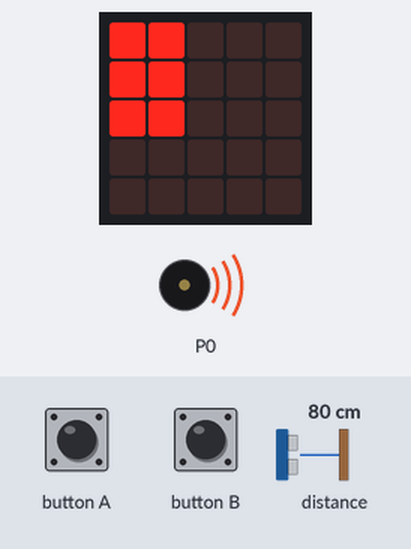
A program run on a simulated BBC micro:bit (MakeCode). On the bench: the board's 5×5 LED display, buzzer (waves = sounding). The inputs (shaded band) are chosen by the test bench; at power-on: distance to the obstacle 80 cm.

Above: at 1.2 s.
1.3 s: distance to the obstacle set to 4 cm
At 2.5 s:
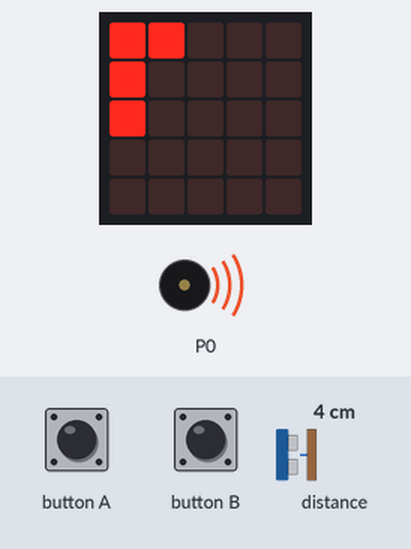
3.0 s: distance to the obstacle set to 145 cm
At 3.5 s:
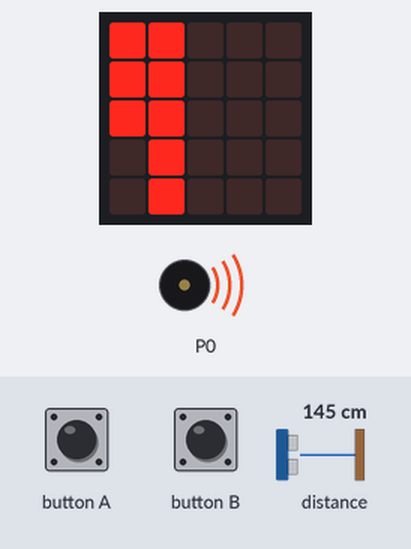
4.6 s: distance to the obstacle set to 153 cm
At 5.2 s:
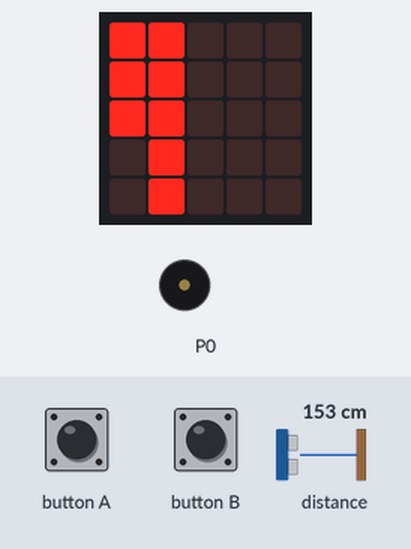
6.1 s: distance to the obstacle set to 35 cm
At 6.8 s:
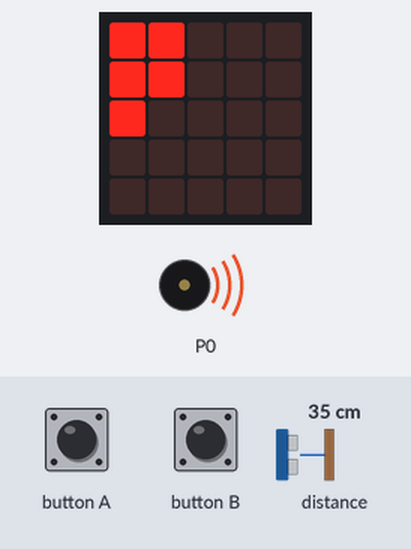
7.7 s: distance to the obstacle set to 120 cm
At 9.0 s:
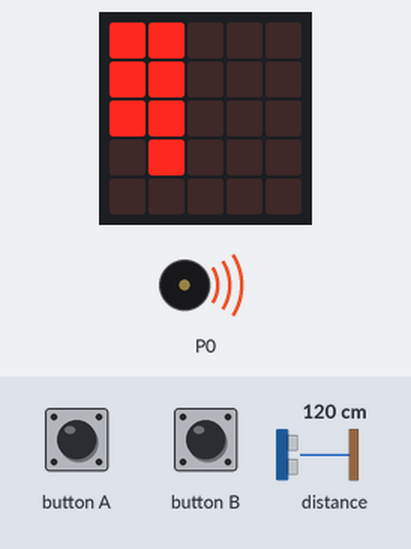
9.3 s: distance to the obstacle set to 9 cm
At 10.0 s:
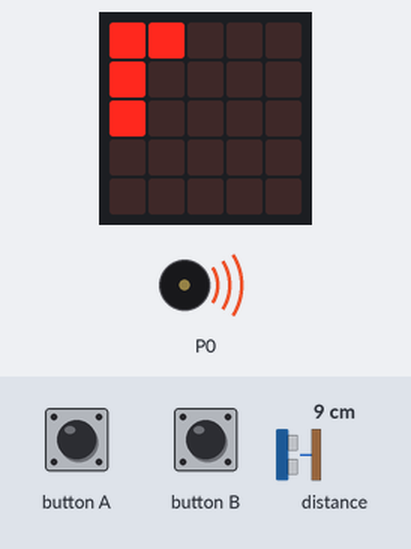
Timing chart, 0 to 11.9 s (numbered marks = the images above; inputs shaded):
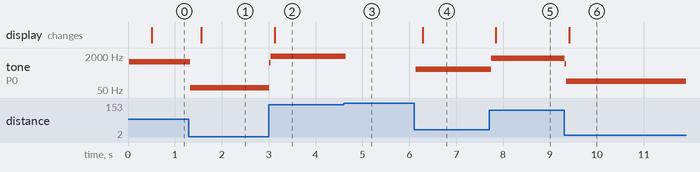

The program:

main.ts
```typescript
input.onButtonPressed(Button.A, function () {
    Volume += -10
    if (Volume < 0) {
        Volume = 0
    }
})
function Graph (x: number, y: number) {
    for (let index = 0; index <= Math.round(y * 4); index++) {
        led.plot(x, index)
    }
}
input.onButtonPressed(Button.B, function () {
    Volume += 10
    if (Volume > 255) {
        Volume = 255
    }
})
let nbTemp = 0
let distTemp = 0
let distance = 0
let Volume = 0
Volume = 50
let DIST_MIN = 3
let DIST_MAX = 150
let FREQ_MIN = 50
let FREQ_MAX = 2000
let LastFreq = 440
let Freq = 440
music.stopAllSounds()
music.setBuiltInSpeakerEnabled(true)
basic.forever(function () {
    distance = distTemp / nbTemp
    distTemp = 0
    nbTemp = 0
    if (DIST_MIN < distance && distance < DIST_MAX) {
        Freq = FREQ_MIN + (distance - DIST_MIN) / DIST_MAX * (FREQ_MAX - FREQ_MIN)
        music.ringTone(Freq)
        LastFreq = Freq
    } else {
        music.stopAllSounds()
    }
    basic.pause(10)
})
basic.forever(function () {
    distTemp += sonar.ping(
    DigitalPin.P1,
    DigitalPin.P2,
    PingUnit.Centimeters
    )
    nbTemp += 1
})
basic.forever(function () {
    basic.pause(500)
    basic.clearScreen()
    Graph(0, music.volume() / 255)
    Graph(1, Freq / FREQ_MAX)
})
```

test.ts
```typescript
// les tests vont ici ; cela ne sera pas compilé si ce paquet est utilisé en tant qu'extension.
```

Measured:
- the behaviour switches between 149 and 150 cm on distance to the obstacle (found by bisection; images 2 and 3)
- after the input at 1.3 s, tone on P0: 1051 Hz → 63 Hz at once; the display: changes after 0.27 s (image 1)
- after the input at 3.0 s, tone on P0: 63 Hz → 979 Hz at once, → 1896 Hz 0.03 s later; the display: changes after 0.13 s (image 2)
- after the input at 4.6 s, tone on P0: 1896 Hz → silent at once
- after the input at 6.1 s, tone on P0: silent → 466 Hz at once; the display: changes after 0.19 s (image 4)
- after the input at 7.7 s, tone on P0: 466 Hz → 1571 Hz after 0.05 s; the display: changes after 0.15 s (image 5)
- after the input at 9.3 s, tone on P0: 1571 Hz → 849 Hz at once, → 128 Hz 0.03 s later; the display: changes after 0.11 s (image 6)
